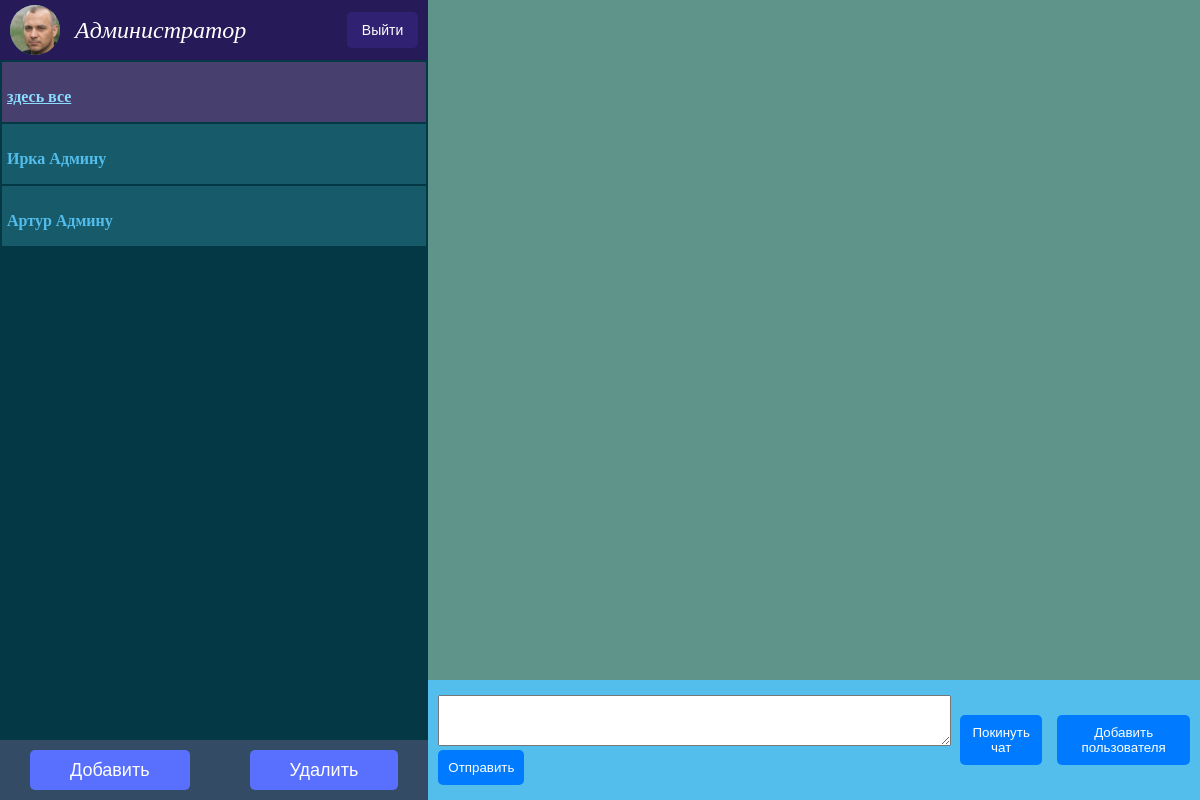
The app's page / (signed in) with its own data.
### app/models.py (models this page shows, shortened)
class Profile(models.Model):
    user = models.OneToOneField(User, on_delete=models.CASCADE)
    portrait = models.ImageField(storage=OverwriteStorage(), upload_to=image_path, null=True, blank=True)
    nickname = models.CharField(max_length=30, default=None, null=True, blank=True)

class Chat(models.Model):
    title = models.CharField(max_length=30, unique=True, verbose_name="Заголовок")
    members = models.ManyToManyField(User, related_name="rooms")
    @property
    def members_list(self):
        return [m.id for m in self.members.all()]

### app/views.py (the view)
# urls.py: path('', views.ChatListView.as_view(), name='home'),
class ChatListView(LoginRequiredMixin, ListView):
    model = models.Chat
    form_class = forms.MessageForm
    template_name = 'app/chatlist.html'
    context_object_name = 'chats'
    def get_queryset(self):
        queryset = super().get_queryset().filter(members__in=[self.request.user])
        return queryset
    def get_context_data(self, **kwargs):
        context = super().get_context_data(**kwargs)
        context['author'] = self.request.user
        profile, creted = models.Profile.objects.get_or_create(user=self.request.user)
        context['profile'] = profile
        context['form'] = self.form_class
        return context

### templates/app/chatlist.html (shortened to what this page needs)
{% extends 'default.html' %}
{% block content %}
  <div class="container">
    <div class="menu">
      <div class="profile">
        <div class="avatar">
          {% if profile.portrait %}
            <img src="{{ profile.portrait.url }}"/>
          {% endif %}
        </div>
        <h2 class="login"><a href="{% url 'profile' %}">{{ profile.nickname|default_if_none:author.username }}</a></h2>
      </div>
      <a href="{% url 'logout' %}" class="button-style">Выйти</a>
    </div>
    <div class="chat-list">
      {% if chats %}
        {% for c in chats %}
          <div id="chat-list_item-{{ c.id }}" class="chat-list_item" chat-id="{{ c.id }}" members="{{ c.members_list }}">
            <h4>{{ c.title }}</h4>
          </div>
        {% endfor %}
      {% endif %}
    </div>
    <div class="chat-manage">
      <button id="chat-create" class="big-button">Добавить</button>
      <button id="chat-destroy" class="big-button">Удалить</button>
    </div>
    <div class="message-list"></div>
    <div class="message-sender">
      <form id="message-sender" action="" method="post">
        {{ form }}
        <button type="submit" id="message-sender-button" class="submit-button">Отправить</button>
      </form>
      <button id="leave-chat" class="submit-button">Покинуть чат</button>
      <button id="recruit-chat" class="submit-button">Добавить пользователя</button>
    </div>
  </div>
{% endblock content %}

### static/css/styles.css (style rules this page uses)
body { margin: 0; padding: 0; background-color: #0a0b2c; }
.container { top: 0; left: 0; min-height: 100vh; display: grid; grid-template-areas: "n m" "l m" "l c" "a c"; grid-template-columns: 1fr 3fr; grid-template-rows: 60px auto 60px 60px; }
.menu { grid-area: n; background-color: #261a58; display: flex; align-items: center; justify-content: space-between; padding: 0 10px; }
.chat-list { grid-area: l; background-color: #033844; overflow-y: auto; max-height: calc(100vh - 120px); }
.message-list { grid-area: m; background-color: #5f948a; overflow-y: auto; max-height: calc(100vh - 120px); }
.chat-manage { display: flex; grid-area: a; background-color: #334b64; justify-content: center; align-items: center; min-height: 60px; }
.chat-list_item { height: 50px; cursor: pointer; vertical-align: middle; text-align: start; padding: 5px; margin: 2px; background-color: #175b6b; color: #53bdeb; }
.chat-list_item-selected { height: 50px; cursor: pointer; vertical-align: middle; text-align: start; text-decoration: underline; padding: 5px; margin: 2px; background-color: #473f6e; color: #8adcff; }
button { cursor: pointer; font-family: Arial, Helvetica, sans-serif; }
.big-button { height: 40px; padding: 10px 40px; margin: auto 30px; background-color: #5970FF; border: none; color: #fff; font-weight: 500; font-size: 18px; border-radius: 5px; }
.submit-button { padding: 10px; background-color: #007bff; color: #fff; border: none; border-radius: 5px; }
.profile { display: flex; align-items: center; justify-content: start; }
.button-style { display: inline-block; padding: 10px 15px; background: #302172; border: none; color: #fff; font-family: Arial, Helvetica, sans-serif; font-size: 14px; border-radius: 5px; text-decoration: none; text-align: center; }

### records on screen
Profile: portrait (picture), nickname "Администратор"
Chat: title "здесь все"
Chat: title "Ирка Админу"
Chat: title "Артур Админу"
